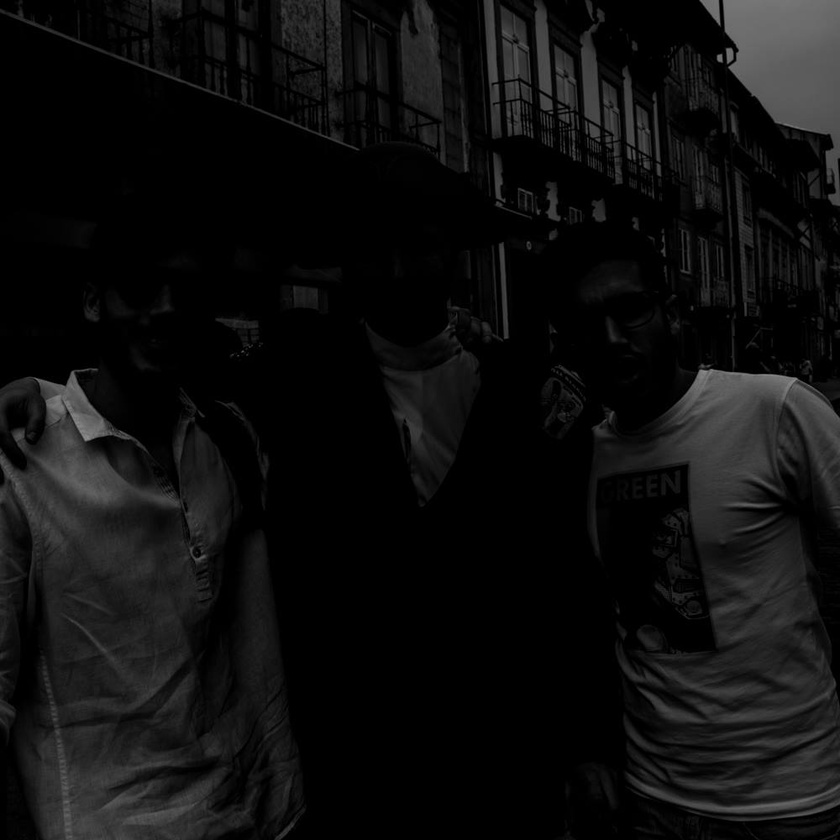
//> input picture imagem.jpg, 840 x 840 px, shrunk from 1000 x 1000 before the run
$ ./equalization   (built with g++ and OpenCV 4)
//> lines starting //> are read from the running program, lines starting //| are printed output that depends on the picture
#include <opencv2/opencv.hpp>
#include <stdio.h>

using namespace cv;

#define COL 256
int histogram[256];
int histogram_eq[256];
float acumulado[256];


void calcula_histograma (Mat img){
  int i;
  int row, col;
  for (col=0; col < img.cols; col++){
    row = 0;
    for (row=0; row < img.rows; row++){
      histogram[img.at<uchar>(col,row)]++;
    }
  }

}

void calcula_acumulado ( int numero_pixels  ){
  int i = 0;
  int valor_acumulado = 0;
  for ( i = 0 ; i < COL; i++ ){
    valor_acumulado += histogram[i];
    acumulado[i] = valor_acumulado * 255 / numero_pixels ;
  }
}

void transforma_imagem( Mat img , Mat nova_imagem ){
  int n_pixels = img.rows * img.cols;
  int row, col;
  for (col=0; col < img.cols; col++){
    row = 0;
    for (row=0; row < img.rows; row++){
      nova_imagem.at<uchar>(col,row) = ( int ) ( acumulado[ img.at<uchar>(col,row)] );
    }
  }
  imwrite ("imagem_equalizada.jpg",nova_imagem);
}

int main (){
  Mat img = imread("imagem.jpg", 0);
//> img is the input picture: 840 rows x 840 cols, CV_8UC1; min 0, max 145, mean 14.7
  Mat nova_imagem(img.cols, img.rows, CV_8UC1);
  calcula_histograma(img);
//> after the loop in calcula_histograma, `for (col=0; col < img.cols; col++)`: histogram = 256 values, max 327614 at index 0, min 0 at index 141, mean 2756.2
  int tamanho = img.cols * img.rows;
//> tamanho = 705600
  calcula_acumulado ( tamanho );
//> the loop in calcula_acumulado, `for ( i = 0 ; i < COL; i++ )` made 256 passes
//> valor_acumulado on passes 1 to 3: 327614, 362989, 381013
//> after the loop in calcula_acumulado, `for ( i = 0 ; i < COL; i++ )`: acumulado = 256 values from 118 to 255
  transforma_imagem (img, nova_imagem);
//> after the loop in transforma_imagem, `for (col=0; col < img.cols; col++)`:
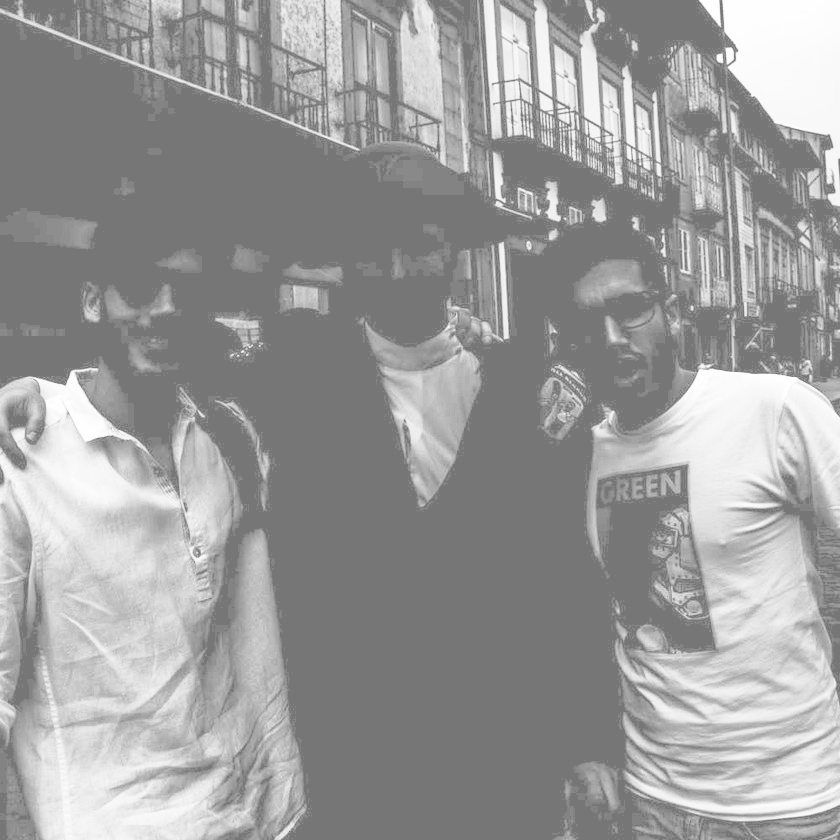
//> nova_imagem: 840 rows x 840 cols, CV_8UC1; min 118, max 255, mean 155.4
  return 0;
}
